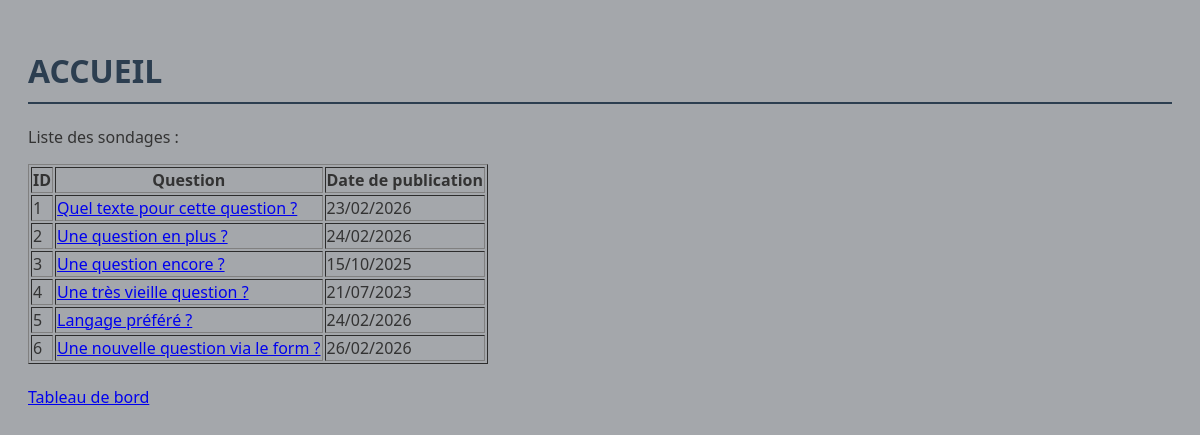
The app's page /polls/all/, older data.
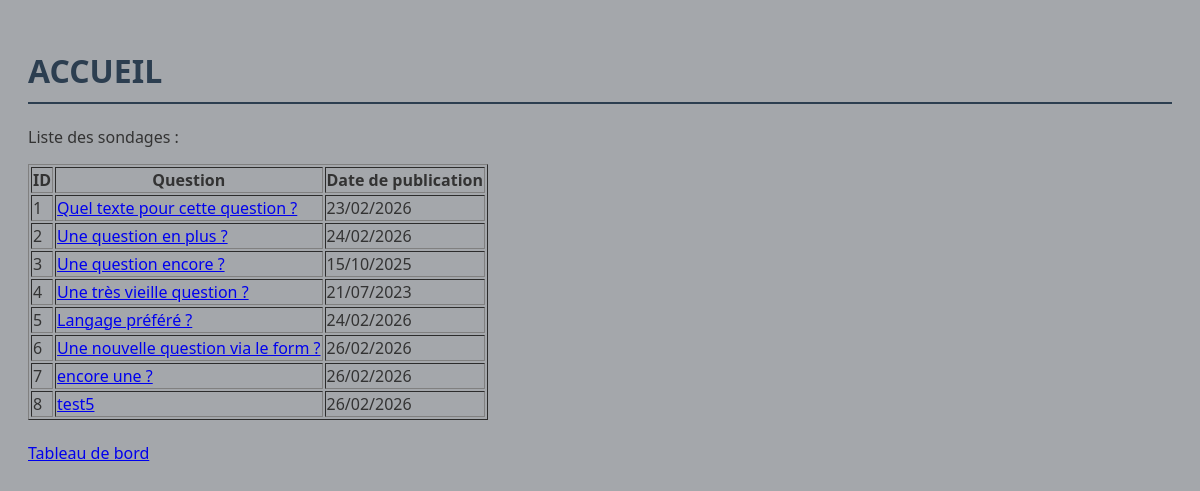
The same page, newer data.
### polls/models.py (models this page shows, shortened)
class Question(models.Model):
    question_text = models.CharField(max_length=200, verbose_name="Question")
    pub_date = models.DateTimeField('date de publication')
    choice_set: 'RelatedManager[Choice]'
    class Meta:
        verbose_name = "Question"
        verbose_name_plural = "Questions"

### polls/views.py (the view)
# urls.py: path("all/", views.all_polls, name="all_polls"),
def all_polls(request: HttpRequest) -> HttpResponse:
    questions = Question.objects.all().order_by("id")
    return render(request, "polls/all_polls.html", {"questions": questions})

### polls/templates/polls/all_polls.html (shortened to what this page needs)
{% load static %}<!doctype html>
<html lang="fr">
  <head>
    <link rel="stylesheet" href="{% static 'polls/style.css' %}" />
  </head>
  <body>
    <h1>ACCUEIL</h1>
    <p>Liste des sondages :</p>
    <table border="1">
      <tr>
        <th>ID</th>
        <th>Question</th>
        <th>Date de publication</th>
      </tr>
      {% for q in questions %}
      <tr>
        <td>{{ q.id }}</td>
        <td>
          <a href="{% url 'polls:frequency' q.id %}">{{ q.question_text }}</a>
        </td>
        <td>{{ q.pub_date|date:"d/m/Y" }}</td>
      </tr>
      {% endfor %}
    </table>
    <br />
    <a href="{% url 'polls:index' %}">Tableau de bord</a>
  </body>
</html>

### polls/static/polls/style.css (style rules this page uses)
body { background: url("images/background.jpg") no-repeat center center fixed; background-size: cover; font-family: "Segoe UI", Tahoma, Geneva, Verdana, sans-serif; color: #333; padding: 20px; background-color: #a4a7ab; }
h1 { color: #2c3e50; border-bottom: 2px solid #2c3e50; padding-bottom: 10px; }

Row changes from the older to the newer data that the page shows:
added Question: id "7", question_text "encore une ?", pub_date "26/02/2026"
added Question: id "8", question_text "test5", pub_date "26/02/2026"
